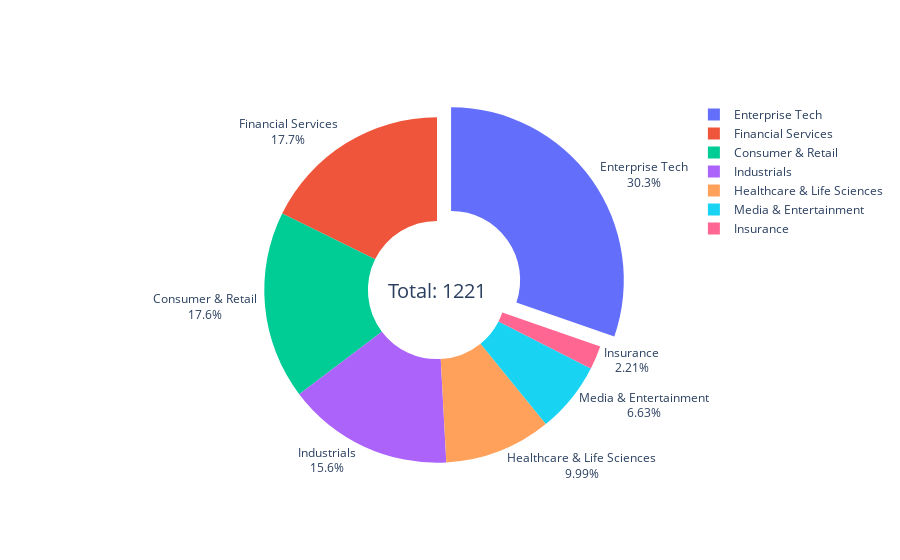

Here is the notebook cell this chart was saved with:
### Code cell
# Find the index of the sector with the largest value
max_index = df_industry['Number of Unicorns'].idxmax()

# Make a list of pull values
pull_values = [0.1 if i == max_index else 0 for i in range(len(df_industry))]

# Make a donut chart using plotly
fig = go.Figure(data=[go.Pie(labels=df_industry['index'], values=df_industry['Number of Unicorns'], hole=0.4, textinfo='label+percent', textposition='outside', pull=pull_values)])
# Add the total number of unicorns in the center
fig.update_layout(annotations=[dict(text='Total: {}'.format(df_industry['Number of Unicorns'].sum()), x=0.5, y=0.5, font_size=20, showarrow=False)])
fig.show()

### Figure 1 — Plotly figure (JSON) as saved in the notebook; plotly's stock layout.template omitted (floating-point values rounded to 4 significant figures)
{"data": [{"hole": 0.4, "labels": ["Enterprise Tech", "Financial Services", "Consumer & Retail", "Industrials", "Healthcare & Life Sciences", "Media & Entertainment", "Insurance"], "pull": [0.1, 0, 0, 0, 0, 0, 0], "textinfo": "label+percent", "textposition": "outside", "type": "pie", "values": [370, 216, 215, 190, 122, 81, 27]}], "layout": {"annotations": [{"font": {"size": 20}, "showarrow": false, "text": "Total: 1221", "x": 0.5, "y": 0.5}]}}
